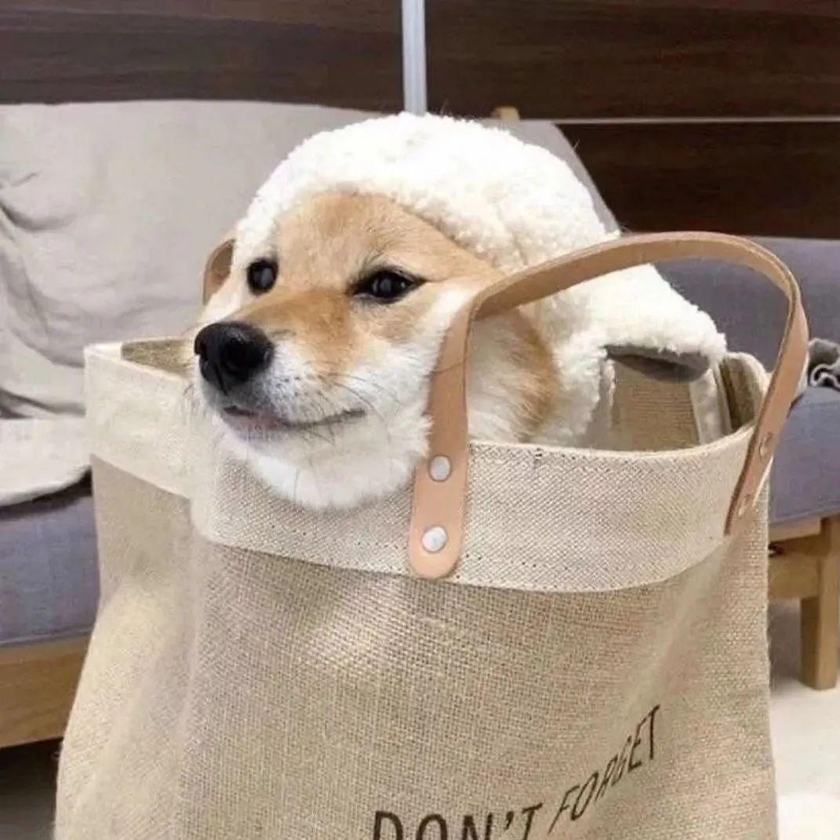
#> input picture 卷积神经网络/AlexNet/img_1.png, 840 x 840 px, shrunk from 1071 x 1071 before the run
$ python testPCA.py
#> lines starting #> are read from the running program, lines starting #| are printed output that depends on the picture
import numpy as np
from PIL import Image

def pca_image_augmentation(image_path):
    # 读取图像
#> called with image_path = './AlexNet/img_1.png'
    image = Image.open(image_path)
#> image is the input picture: PIL image 840x840 RGB; mean R, G, B 160.3, 144, 130.3
    image_array = np.array(image).astype(np.float32)

    # 1. RGB 三通道归一化处理
    mean = np.mean(image_array, axis=(0, 1))
#> mean = [160.3, 144, 130.3]
    std = np.std(image_array, axis=(0, 1))
#> std = [62.02, 63.73, 63.28]
    normalized_image = (image_array - mean) / std
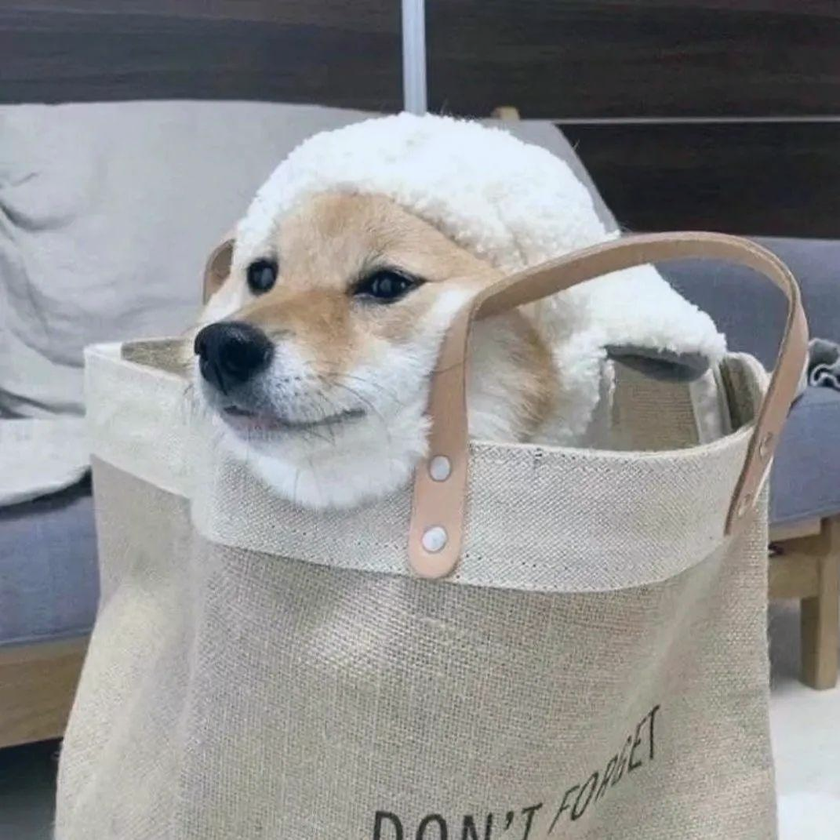
#> normalized_image: shape (840, 840, 3) float32; mean R, G, B 0.000229, -0.000307, 0.000219; drawn with min black and max white

    # 2. 图片按通道展平
    h, w, c = normalized_image.shape
#> h = 840; w = 840; c = 3
    flattened_image = normalized_image.reshape(-1, c)

    # 3. 计算协方差矩阵
    cov_matrix = np.cov(flattened_image, rowvar=False)
#> cov_matrix = [[1, 0.991, 0.959], [0.991, 0.999, 0.985], [0.959, 0.985, 1]]

    # 4. 特征分解
    eigenvalues, eigenvectors = np.linalg.eigh(cov_matrix)
#> eigenvalues = [0.00187, 0.042, 2.96]; eigenvectors = [[0.478, -0.663, -0.576], [-0.81, -0.0795, -0.581], [0.339, 0.745, -0.575]]

    # 5. 引入抖动系数
    alpha = np.random.normal(0, 0.1, 3)
    delta = np.dot(eigenvectors, alpha * eigenvalues)
#> delta = [-0.168, -0.168, -0.165]

    # 6. 图像增强
    augmented_image = image_array + delta
    augmented_image = np.clip(augmented_image, 0, 255).astype(np.uint8)

    return Image.fromarray(augmented_image)

# 使用示例
image_path = './AlexNet/img_1.png'
augmented_image = pca_image_augmentation(image_path)
augmented_image.show()
